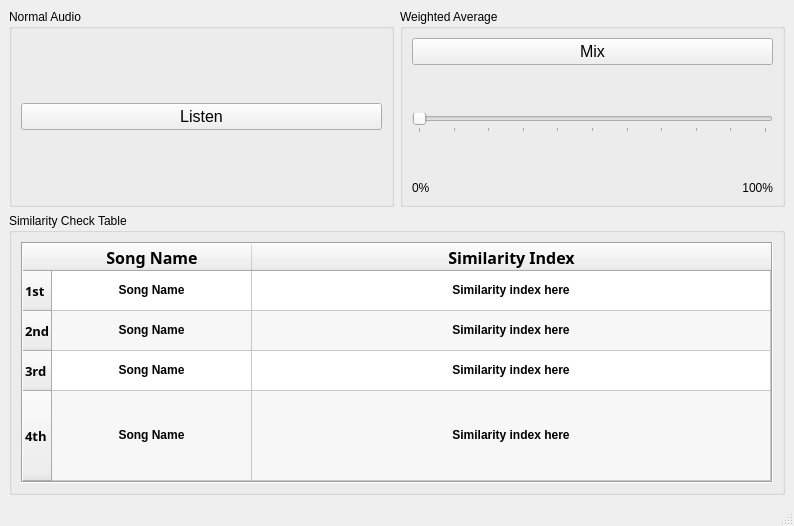
<?xml version="1.0" encoding="UTF-8"?>
<ui version="4.0">
 <class>MainWindow</class>
 <widget class="QMainWindow" name="MainWindow">
  <property name="geometry">
   <rect>
    <x>0</x>
    <y>0</y>
    <width>794</width>
    <height>526</height>
   </rect>
  </property>
  <property name="windowTitle">
   <string>MainWindow</string>
  </property>
  <widget class="QWidget" name="centralwidget">
   <layout class="QGridLayout" name="gridLayout_4">
    <item row="0" column="1">
     <widget class="QGroupBox" name="Wheighted_Average_GroupBox">
      <property name="title">
       <string>Weighted Average </string>
      </property>
      <layout class="QGridLayout" name="gridLayout_3">
       <item row="4" column="1">
        <widget class="QLabel" name="label">
         <property name="text">
          <string>0%</string>
         </property>
        </widget>
       </item>
       <item row="2" column="1" colspan="2">
        <widget class="QSlider" name="Mixing_Slider">
         <property name="cursor">
          <cursorShape>ClosedHandCursor</cursorShape>
         </property>
         <property name="maximum">
          <number>100</number>
         </property>
         <property name="orientation">
          <enum>Qt::Horizontal</enum>
         </property>
         <property name="tickPosition">
          <enum>QSlider::TicksBelow</enum>
         </property>
         <property name="tickInterval">
          <number>10</number>
         </property>
        </widget>
       </item>
       <item row="4" column="2">
        <widget class="QLabel" name="label_2">
         <property name="text">
          <string>100%</string>
         </property>
         <property name="alignment">
          <set>Qt::AlignRight|Qt::AlignTrailing|Qt::AlignVCenter</set>
         </property>
        </widget>
       </item>
       <item row="0" column="1" colspan="2">
        <widget class="QPushButton" name="Mix_Button">
         <property name="font">
          <font>
           <pointsize>12</pointsize>
           <weight>50</weight>
           <bold>false</bold>
          </font>
         </property>
         <property name="cursor">
          <cursorShape>PointingHandCursor</cursorShape>
         </property>
         <property name="text">
          <string>Mix</string>
         </property>
        </widget>
       </item>
       <item row="3" column="1" colspan="2">
        <spacer name="verticalSpacer_2">
         <property name="orientation">
          <enum>Qt::Vertical</enum>
         </property>
         <property name="sizeHint" stdset="0">
          <size>
           <width>20</width>
           <height>40</height>
          </size>
         </property>
        </spacer>
       </item>
       <item row="1" column="1" colspan="2">
        <spacer name="verticalSpacer">
         <property name="orientation">
          <enum>Qt::Vertical</enum>
         </property>
         <property name="sizeHint" stdset="0">
          <size>
           <width>20</width>
           <height>40</height>
          </size>
         </property>
        </spacer>
       </item>
      </layout>
     </widget>
    </item>
    <item row="0" column="0">
     <widget class="QGroupBox" name="Normal_Audio_GroupBox">
      <property name="title">
       <string>Normal Audio</string>
      </property>
      <layout class="QGridLayout" name="gridLayout_2">
       <item row="0" column="0">
        <widget class="QPushButton" name="Listen_Button">
         <property name="font">
          <font>
           <pointsize>12</pointsize>
           <weight>50</weight>
           <bold>false</bold>
          </font>
         </property>
         <property name="cursor">
          <cursorShape>PointingHandCursor</cursorShape>
         </property>
         <property name="text">
          <string>Listen</string>
         </property>
        </widget>
       </item>
      </layout>
     </widget>
    </item>
    <item row="1" column="0" colspan="2">
     <widget class="QGroupBox" name="Similarity_Check_GroupBox">
      <property name="title">
       <string>Similarity Check Table</string>
      </property>
      <layout class="QGridLayout" name="gridLayout">
       <item row="0" column="0">
        <widget class="QTableWidget" name="tableWidget">
         <property name="styleSheet">
          <string notr="true"/>
         </property>
         <property name="frameShape">
          <enum>QFrame::Box</enum>
         </property>
         <property name="verticalScrollBarPolicy">
          <enum>Qt::ScrollBarAsNeeded</enum>
         </property>
         <property name="horizontalScrollBarPolicy">
          <enum>Qt::ScrollBarAsNeeded</enum>
         </property>
         <property name="sizeAdjustPolicy">
          <enum>QAbstractScrollArea::AdjustToContents</enum>
         </property>
         <property name="editTriggers">
          <set>QAbstractItemView::NoEditTriggers</set>
         </property>
         <property name="alternatingRowColors">
          <bool>true</bool>
         </property>
         <property name="verticalScrollMode">
          <enum>QAbstractItemView::ScrollPerPixel</enum>
         </property>
         <property name="horizontalScrollMode">
          <enum>QAbstractItemView::ScrollPerPixel</enum>
         </property>
         <property name="showGrid">
          <bool>true</bool>
         </property>
         <property name="gridStyle">
          <enum>Qt::SolidLine</enum>
         </property>
         <property name="sortingEnabled">
          <bool>true</bool>
         </property>
         <property name="wordWrap">
          <bool>true</bool>
         </property>
         <property name="cornerButtonEnabled">
          <bool>true</bool>
         </property>
         <attribute name="horizontalHeaderVisible">
          <bool>true</bool>
         </attribute>
         <attribute name="horizontalHeaderCascadingSectionResizes">
          <bool>true</bool>
         </attribute>
         <attribute name="horizontalHeaderMinimumSectionSize">
          <number>100</number>
         </attribute>
         <attribute name="horizontalHeaderDefaultSectionSize">
          <number>200</number>
         </attribute>
         <attribute name="horizontalHeaderStretchLastSection">
          <bool>true</bool>
         </attribute>
         <attribute name="verticalHeaderCascadingSectionResizes">
          <bool>true</bool>
         </attribute>
         <attribute name="verticalHeaderDefaultSectionSize">
          <number>40</number>
         </attribute>
         <attribute name="verticalHeaderStretchLastSection">
          <bool>true</bool>
         </attribute>
         <row>
          <property name="text">
           <string>1st</string>
          </property>
          <property name="font">
           <font>
            <family>MS Reference Sans Serif</family>
            <pointsize>10</pointsize>
            <weight>75</weight>
            <bold>true</bold>
           </font>
          </property>
         </row>
         <row>
          <property name="text">
           <string>2nd</string>
          </property>
          <property name="font">
           <font>
            <family>MS Reference Sans Serif</family>
            <pointsize>10</pointsize>
            <weight>75</weight>
            <bold>true</bold>
           </font>
          </property>
         </row>
         <row>
          <property name="text">
           <string>3rd</string>
          </property>
          <property name="font">
           <font>
            <family>MS Reference Sans Serif</family>
            <pointsize>10</pointsize>
            <weight>75</weight>
            <bold>true</bold>
           </font>
          </property>
         </row>
         <row>
          <property name="text">
           <string>4th</string>
          </property>
          <property name="font">
           <font>
            <family>MS Reference Sans Serif</family>
            <pointsize>10</pointsize>
            <weight>75</weight>
            <bold>true</bold>
           </font>
          </property>
         </row>
         <column>
          <property name="text">
           <string>Song Name</string>
          </property>
          <property name="font">
           <font>
            <family>MS Reference Sans Serif</family>
            <pointsize>12</pointsize>
            <weight>75</weight>
            <bold>true</bold>
           </font>
          </property>
          <property name="textAlignment">
           <set>AlignCenter</set>
          </property>
         </column>
         <column>
          <property name="text">
           <string>Similarity Index</string>
          </property>
          <property name="font">
           <font>
            <family>MS Reference Sans Serif</family>
            <pointsize>12</pointsize>
            <weight>75</weight>
            <bold>true</bold>
           </font>
          </property>
          <property name="textAlignment">
           <set>AlignCenter</set>
          </property>
         </column>
         <item row="0" column="0">
          <property name="text">
           <string>Song Name</string>
          </property>
          <property name="font">
           <font>
            <weight>75</weight>
            <bold>true</bold>
           </font>
          </property>
          <property name="textAlignment">
           <set>AlignCenter</set>
          </property>
          <property name="foreground">
           <brush brushstyle="NoBrush">
            <color alpha="255">
             <red>0</red>
             <green>0</green>
             <blue>0</blue>
            </color>
           </brush>
          </property>
         </item>
         <item row="0" column="1">
          <property name="text">
           <string>Similarity index here</string>
          </property>
          <property name="font">
           <font>
            <weight>75</weight>
            <bold>true</bold>
           </font>
          </property>
          <property name="textAlignment">
           <set>AlignCenter</set>
          </property>
          <property name="background">
           <brush brushstyle="NoBrush">
            <color alpha="255">
             <red>0</red>
             <green>0</green>
             <blue>0</blue>
            </color>
           </brush>
          </property>
          <property name="foreground">
           <brush brushstyle="NoBrush">
            <color alpha="255">
             <red>0</red>
             <green>0</green>
             <blue>0</blue>
            </color>
           </brush>
          </property>
          <property name="flags">
           <set>ItemIsEditable|ItemIsDragEnabled|ItemIsDropEnabled|ItemIsUserCheckable|ItemIsEnabled</set>
          </property>
         </item>
         <item row="1" column="0">
          <property name="text">
           <string>Song Name</string>
          </property>
          <property name="font">
           <font>
            <weight>75</weight>
            <bold>true</bold>
           </font>
          </property>
          <property name="textAlignment">
           <set>AlignCenter</set>
          </property>
          <property name="foreground">
           <brush brushstyle="NoBrush">
            <color alpha="255">
             <red>0</red>
             <green>0</green>
             <blue>0</blue>
            </color>
           </brush>
          </property>
         </item>
         <item row="1" column="1">
          <property name="text">
           <string>Similarity index here</string>
          </property>
          <property name="font">
           <font>
            <weight>75</weight>
            <bold>true</bold>
           </font>
          </property>
          <property name="textAlignment">
           <set>AlignCenter</set>
          </property>
          <property name="background">
           <brush brushstyle="NoBrush">
            <color alpha="255">
             <red>255</red>
             <green>255</green>
             <blue>255</blue>
            </color>
           </brush>
          </property>
          <property name="foreground">
           <brush brushstyle="NoBrush">
            <color alpha="255">
             <red>0</red>
             <green>0</green>
             <blue>0</blue>
            </color>
           </brush>
          </property>
         </item>
         <item row="2" column="0">
          <property name="text">
           <string>Song Name</string>
          </property>
          <property name="font">
           <font>
            <weight>75</weight>
            <bold>true</bold>
           </font>
          </property>
          <property name="textAlignment">
           <set>AlignCenter</set>
          </property>
          <property name="foreground">
           <brush brushstyle="NoBrush">
            <color alpha="255">
             <red>0</red>
             <green>0</green>
             <blue>0</blue>
            </color>
           </brush>
          </property>
         </item>
         <item row="2" column="1">
          <property name="text">
           <string>Similarity index here</string>
          </property>
          <property name="font">
           <font>
            <weight>75</weight>
            <bold>true</bold>
           </font>
          </property>
          <property name="textAlignment">
           <set>AlignCenter</set>
          </property>
          <property name="background">
           <brush brushstyle="NoBrush">
            <color alpha="255">
             <red>255</red>
             <green>255</green>
             <blue>255</blue>
            </color>
           </brush>
          </property>
          <property name="foreground">
           <brush brushstyle="NoBrush">
            <color alpha="255">
             <red>0</red>
             <green>0</green>
             <blue>0</blue>
            </color>
           </brush>
          </property>
         </item>
         <item row="3" column="0">
          <property name="text">
           <string>Song Name</string>
          </property>
          <property name="font">
           <font>
            <weight>75</weight>
            <bold>true</bold>
           </font>
          </property>
          <property name="textAlignment">
           <set>AlignCenter</set>
          </property>
          <property name="foreground">
           <brush brushstyle="NoBrush">
            <color alpha="255">
             <red>0</red>
             <green>0</green>
             <blue>0</blue>
            </color>
           </brush>
          </property>
         </item>
         <item row="3" column="1">
          <property name="text">
           <string>Similarity index here</string>
          </property>
          <property name="font">
           <font>
            <weight>75</weight>
            <bold>true</bold>
           </font>
          </property>
          <property name="textAlignment">
           <set>AlignCenter</set>
          </property>
          <property name="background">
           <brush brushstyle="NoBrush">
            <color alpha="255">
             <red>255</red>
             <green>255</green>
             <blue>255</blue>
            </color>
           </brush>
          </property>
          <property name="foreground">
           <brush brushstyle="NoBrush">
            <color alpha="255">
             <red>0</red>
             <green>0</green>
             <blue>0</blue>
            </color>
           </brush>
          </property>
         </item>
        </widget>
       </item>
      </layout>
     </widget>
    </item>
   </layout>
  </widget>
  <widget class="QMenuBar" name="menubar">
   <property name="geometry">
    <rect>
     <x>0</x>
     <y>0</y>
     <width>794</width>
     <height>26</height>
    </rect>
   </property>
  </widget>
  <widget class="QStatusBar" name="statusbar"/>
 </widget>
 <resources/>
 <connections/>
</ui>
